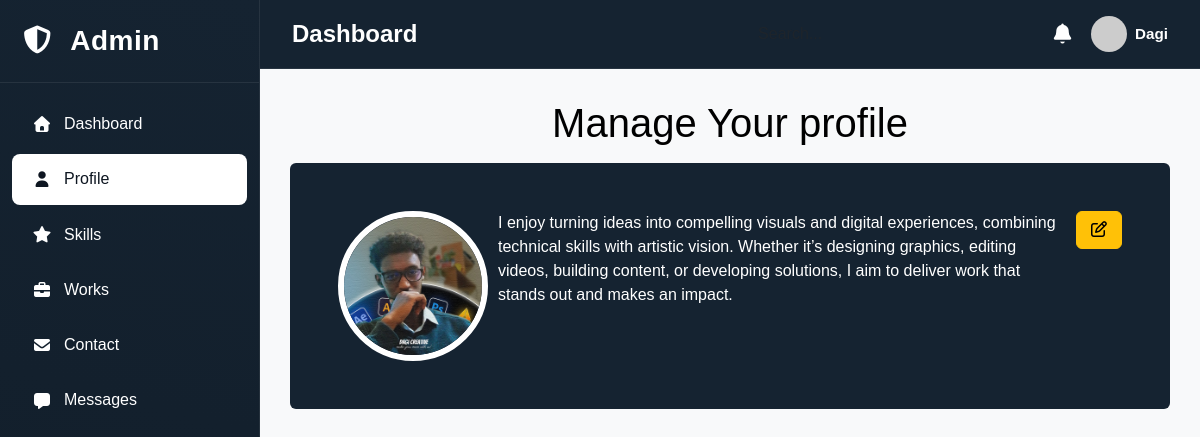
/manage/profile, run on the app's committed database.
### portfoilo_App/models.py (models this page shows)
class Profile(models.Model):
    profile_id = models.AutoField(primary_key=True)
    profile_img = models.ImageField(upload_to='profile/', null=True, blank=True)
    description = models.CharField()

### portfoilo_App/views.py (the view)
# urls.py: path('manage/profile', views.profile_view, name = 'profile'),
def profile_view(request):
    profile = Profile.objects.all()
    return render(request, 'manage/profile.html', {'profile' : profile})

### portfoilo_App/templates/manage/profile.html (shortened to what this page needs)
{% load static %}
<!doctype html>
<html lang="en">
  <head>
    <link
      rel="stylesheet"
      href="{% static 'bootstrap5.3.8/css/bootstrap.css' %}"
    />
    <link rel="stylesheet" href="{% static 'styles/style.css' %}" />
    <link
      rel="stylesheet"
      href="https://cdnjs.cloudflare.com/ajax/libs/font-awesome/7.0.1/css/all.min.css"
    />
  </head>
<body>
    <div class="d-flex">
        <div class="sidebar">
            <h3><i class="fas fa-shield-alt me-2"></i> Admin</h3>
            <nav class="mt-3">
                <a href="{% url 'admin' %}" class="nav-link ">
                    <i class="fas fa-home"></i>
                    <span>Dashboard</span>
                </a>
                <a href="{% url 'profile' %}" class="nav-link active">
                    <i class="fas fa-user"></i>
                    <span>Profile</span>
                </a>
                <a href="{% url 'manage_skills' %}" class="nav-link">
                    <i class="fas fa-star"></i>
                    <span>Skills</span>
                </a>
                <a href="{% url 'manageWorks' %}" class="nav-link">
                    <i class="fas fa-briefcase"></i>
                    <span>Works</span>
                </a>
                <a href="{% url 'manageContact' %}" class="nav-link">
                    <i class="fas fa-envelope"></i>
                    <span>Contact</span>
                </a>
                <a href="{% url 'message' %}" class="nav-link">
                    <i class="fas fa-message"></i>
                    <span>Messages</span>
                </a>
            </nav>
        </div>
        <div class="main-content flex-grow-1">
            <div class="topbar">
                <div class="d-flex align-items-center gap-3">
                    <h4 class="mb-0 fw-semibold">Dashboard</h4>
                </div>
                <div class="d-flex align-items-center gap-4">
                    <div class="input-group" style="width: 280px;">
                        <input type="text" class="form-control bg-transparent border-0 text-light"
                               placeholder="Search..." style="background: rgba(255,255,255,0.08);">
                    </div>
                    <div class="d-flex align-items-center gap-3">
                        <i class="fas fa-bell fs-5" style="cursor: pointer;"></i>
                        <div class="d-flex align-items-center gap-2">
                            <img src="https://via.placeholder.com/36" alt="User"
                                 class="rounded-circle" style="width: 36px; height: 36px; object-fit: cover;">
                            <div>
                                <strong style="font-size: 0.95rem;">Dagi</strong>
                            </div>
                        </div>
                    </div>
                </div>
            </div>
            <div class="content-area text-black">
                <h1 class="text-center mb-3">Manage Your profile</h1>
                <div class="profileArea" style="display: flex; justify-content: center;">
                    <div class="profile p-5 text-white rounded " style="  display: flex; justify-content: center;  gap: 10px; background-color: #152331;">
                        {% for item in profile %}
                            {% if item.profile_img %}
                            <div><img  style=" object-fit: cover; border-radius: 50%; border: 6px solid white; width: 150px; height: 150px;" src="{{item.profile_img.url}}" alt="{{item.profile_img}}"></div>
                            {% endif %}
                            <div class="about">{{item.description}}</div>
                             <div class="action"> <a class="btn btn-warning" href ="{% url 'updateProfile' item.profile_id %}"><i class="fa-regular fa-pen-to-square"></i></a></div>
                        {% endfor %}
                    </div>
                </div>
            </div>
        </div>
    </div>
</body>
</html>
</html>

### portfoilo_App/static/styles/style.css (style rules this page uses)
* { box-sizing: border-box; margin: 0; padding: 0; }
body { background: linear-gradient(135deg, #000000 0%, #152331 100%); color: white; font-family: sans-serif; overflow-x: clip; scroll-behavior: smooth; }
.sidebar { background: linear-gradient(15deg, #111d29 0%, #152331 100%); backdrop-filter: blur(12px); border-right: 1px solid rgba(255, 255, 255, 0.08); height: 100vh; position: fixed; width: 260px; transition: all 0.3s ease; z-index: 1000; }
.sidebar h3 { color: white; padding: 1.5rem 1.25rem; font-weight: 600; letter-spacing: 0.5px; border-bottom: 1px solid rgba(255, 255, 255, 0.08); }
.nav-link { color: #ffffff; padding: 0.85rem 1.25rem; display: flex; align-items: center; gap: 12px; transition: all 0.3s ease; border-radius: 8px; margin: 4px 12px; }
.active { background-color: white; color: #0e1621; }
.nav-link i { width: 20px; text-align: center; }
.main-content { margin-left: 260px; min-height: 100vh; background: white; }
.topbar { background: #152331; backdrop-filter: blur(12px); border-bottom: 1px solid rgba(255, 255, 255, 0.08); padding: 1rem 2rem; display: flex; align-items: center; justify-content: space-between; }
.content-area { padding: 30px; background-color: #f8f9fa; min-height: 100vh; }

### data on the page
Profile: profile_img (placeholder picture), description "I enjoy turning ideas into compelling visuals and digital experiences, combining technical skills with artistic vision. Whether it’s designing graphics, editing videos, building content, or developing solutions, I aim to deliver work that stands out and makes an impact."
